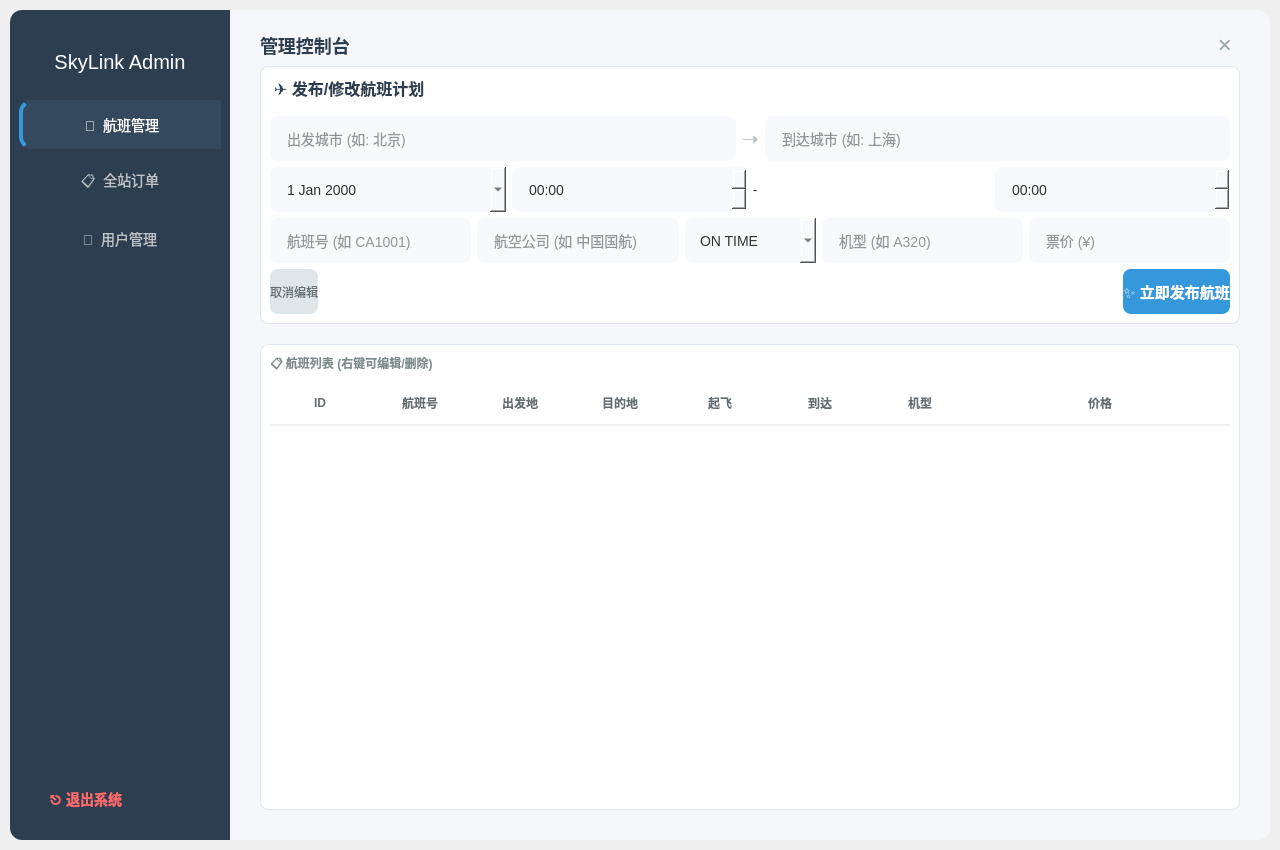
<?xml version="1.0" encoding="UTF-8"?>
<ui version="4.0">
 <class>AdminWindow</class>
 <widget class="QMainWindow" name="AdminWindow">
  <property name="geometry">
   <rect>
    <x>0</x>
    <y>0</y>
    <width>1280</width>
    <height>850</height>
   </rect>
  </property>
  <property name="windowTitle">
   <string>SkyLink Admin</string>
  </property>
  <widget class="QWidget" name="centralwidget">
   <property name="styleSheet">
    <string notr="true">#centralwidget { background: transparent; }</string>
   </property>
   <layout class="QHBoxLayout" name="horizontalLayout_Main">
    <property name="spacing">
     <number>0</number>
    </property>
    <property name="leftMargin">
     <number>10</number>
    </property>
    <property name="topMargin">
     <number>10</number>
    </property>
    <property name="rightMargin">
     <number>10</number>
    </property>
    <property name="bottomMargin">
     <number>10</number>
    </property>
    <item>
     <widget class="QWidget" name="sideBar" native="true">
      <property name="minimumSize">
       <size>
        <width>220</width>
        <height>0</height>
       </size>
      </property>
      <property name="maximumSize">
       <size>
        <width>220</width>
        <height>16777215</height>
       </size>
      </property>
      <property name="styleSheet">
       <string notr="true">background-color: #2c3e50; border-top-left-radius: 12px; border-bottom-left-radius: 12px;</string>
      </property>
      <layout class="QVBoxLayout" name="verticalLayout_Side">
       <property name="topMargin">
        <number>40</number>
       </property>
       <property name="bottomMargin">
        <number>30</number>
       </property>
       <item>
        <widget class="QLabel" name="label_Logo">
         <property name="styleSheet">
          <string notr="true">font-family: 'Arial Black'; font-size: 20px; color: #FFFFFF; margin-bottom: 20px;</string>
         </property>
         <property name="text">
          <string>SkyLink Admin</string>
         </property>
         <property name="alignment">
          <set>Qt::AlignmentFlag::AlignCenter</set>
         </property>
        </widget>
       </item>
       <item>
        <widget class="QToolButton" name="btnNavFlight">
         <property name="sizePolicy">
          <sizepolicy hsizetype="Expanding" vsizetype="Fixed">
           <horstretch>0</horstretch>
           <verstretch>0</verstretch>
          </sizepolicy>
         </property>
         <property name="cursor">
          <cursorShape>PointingHandCursor</cursorShape>
         </property>
         <property name="styleSheet">
          <string notr="true">QToolButton { border: none; background: transparent; color: #bdc3c7; font-size: 14px; padding: 12px 20px; text-align: left; }
QToolButton:checked { background-color: #34495e; color: #ffffff; border-left: 4px solid #3498db; }
QToolButton:hover { color: #ffffff; background-color: #34495e; }</string>
         </property>
         <property name="text">
          <string>🛫  航班管理</string>
         </property>
         <property name="checkable">
          <bool>true</bool>
         </property>
         <property name="checked">
          <bool>true</bool>
         </property>
         <property name="toolButtonStyle">
          <enum>Qt::ToolButtonStyle::ToolButtonTextBesideIcon</enum>
         </property>
        </widget>
       </item>
       <item>
        <widget class="QToolButton" name="btnNavOrder">
         <property name="sizePolicy">
          <sizepolicy hsizetype="Expanding" vsizetype="Fixed">
           <horstretch>0</horstretch>
           <verstretch>0</verstretch>
          </sizepolicy>
         </property>
         <property name="cursor">
          <cursorShape>PointingHandCursor</cursorShape>
         </property>
         <property name="styleSheet">
          <string notr="true">QToolButton { border: none; background: transparent; color: #bdc3c7; font-size: 14px; padding: 12px 20px; text-align: left; }
QToolButton:checked { background-color: #34495e; color: #ffffff; border-left: 4px solid #3498db; }
QToolButton:hover { color: #ffffff; background-color: #34495e; }</string>
         </property>
         <property name="text">
          <string>📋  全站订单</string>
         </property>
         <property name="checkable">
          <bool>true</bool>
         </property>
         <property name="toolButtonStyle">
          <enum>Qt::ToolButtonStyle::ToolButtonTextBesideIcon</enum>
         </property>
        </widget>
       </item>
       <item>
        <widget class="QToolButton" name="btnNavUser">
         <property name="sizePolicy">
          <sizepolicy hsizetype="Expanding" vsizetype="Fixed">
           <horstretch>0</horstretch>
           <verstretch>0</verstretch>
          </sizepolicy>
         </property>
         <property name="cursor">
          <cursorShape>PointingHandCursor</cursorShape>
         </property>
         <property name="styleSheet">
          <string notr="true">QToolButton { border: none; background: transparent; color: #bdc3c7; font-size: 14px; padding: 12px 20px; text-align: left; }
QToolButton:checked { background-color: #34495e; color: #ffffff; border-left: 4px solid #3498db; }
QToolButton:hover { color: #ffffff; background-color: #34495e; }</string>
         </property>
         <property name="text">
          <string>👥  用户管理</string>
         </property>
         <property name="checkable">
          <bool>true</bool>
         </property>
         <property name="toolButtonStyle">
          <enum>Qt::ToolButtonStyle::ToolButtonTextBesideIcon</enum>
         </property>
        </widget>
       </item>
       <item>
        <spacer name="verticalSpacer">
         <property name="orientation">
          <enum>Qt::Orientation::Vertical</enum>
         </property>
         <property name="sizeHint" stdset="0">
          <size>
           <width>20</width>
           <height>40</height>
          </size>
         </property>
        </spacer>
       </item>
       <item>
        <widget class="QPushButton" name="btnExit">
         <property name="cursor">
          <cursorShape>PointingHandCursor</cursorShape>
         </property>
         <property name="styleSheet">
          <string notr="true">QPushButton { text-align: left; padding-left: 30px; color: #ff6b6b; background: transparent; border: none; font-size: 14px; font-weight: bold; } QPushButton:hover { color: #ff5252; }</string>
         </property>
         <property name="text">
          <string>⎋ 退出系统</string>
         </property>
        </widget>
       </item>
      </layout>
     </widget>
    </item>
    <item>
     <widget class="QWidget" name="mainArea" native="true">
      <property name="styleSheet">
       <string notr="true">QWidget#mainArea { background-color: #f5f7fa; border-top-right-radius: 12px; border-bottom-right-radius: 12px; }
QLineEdit, QDateEdit, QTimeEdit, QComboBox {
    background-color: #f7f9fc; border: none; border-radius: 8px; padding: 12px 15px; font-size: 14px; color: #2d3436;
}
QLineEdit:focus, QDateEdit:focus, QTimeEdit:focus, QComboBox:focus {
    background-color: #ffffff; border: 2px solid #e1e8ed;
}</string>
      </property>
      <layout class="QVBoxLayout" name="verticalLayout_Main">
       <property name="leftMargin">
        <number>30</number>
       </property>
       <property name="topMargin">
        <number>20</number>
       </property>
       <property name="rightMargin">
        <number>30</number>
       </property>
       <property name="bottomMargin">
        <number>30</number>
       </property>
       <item>
        <layout class="QHBoxLayout" name="topBar">
         <item>
          <widget class="QLabel" name="label_Title">
           <property name="styleSheet">
            <string notr="true">font-size: 18px; color: #2c3e50; font-weight: bold;</string>
           </property>
           <property name="text">
            <string>管理控制台</string>
           </property>
          </widget>
         </item>
         <item>
          <spacer name="horizontalSpacer">
           <property name="orientation">
            <enum>Qt::Orientation::Horizontal</enum>
           </property>
           <property name="sizeHint" stdset="0">
            <size>
             <width>40</width>
             <height>20</height>
            </size>
           </property>
          </spacer>
         </item>
         <item>
          <widget class="QPushButton" name="btnClose">
           <property name="minimumSize">
            <size>
             <width>30</width>
             <height>30</height>
            </size>
           </property>
           <property name="maximumSize">
            <size>
             <width>30</width>
             <height>30</height>
            </size>
           </property>
           <property name="cursor">
            <cursorShape>PointingHandCursor</cursorShape>
           </property>
           <property name="styleSheet">
            <string notr="true">QPushButton { border: none; font-size: 24px; color: #95a5a6; background: transparent; } QPushButton:hover { color: #e74c3c; }</string>
           </property>
           <property name="text">
            <string>×</string>
           </property>
          </widget>
         </item>
        </layout>
       </item>
       <item>
        <widget class="QStackedWidget" name="m_mainStack">
         <property name="currentIndex">
          <number>0</number>
         </property>
         <widget class="QWidget" name="pageFlight">
          <layout class="QVBoxLayout" name="verticalLayout_2">
           <property name="spacing">
            <number>20</number>
           </property>
           <property name="leftMargin">
            <number>0</number>
           </property>
           <property name="topMargin">
            <number>0</number>
           </property>
           <property name="rightMargin">
            <number>0</number>
           </property>
           <property name="bottomMargin">
            <number>0</number>
           </property>
           <item>
            <widget class="QFrame" name="frame_FlightInput">
             <property name="styleSheet">
              <string notr="true">QFrame#frame_FlightInput { background-color: #ffffff; border-radius: 8px; border: 1px solid #e0e6ed; }</string>
             </property>
             <layout class="QVBoxLayout" name="verticalLayout_3">
              <item>
               <widget class="QLabel" name="label_FlightTitle">
                <property name="styleSheet">
                 <string notr="true">font-size: 16px; font-weight: bold; color: #2c3e50; margin-bottom: 10px;</string>
                </property>
                <property name="text">
                 <string>✈ 发布/修改航班计划</string>
                </property>
               </widget>
              </item>
              <item>
               <layout class="QHBoxLayout" name="horizontalLayout_2">
                <item>
                 <widget class="QLineEdit" name="m_inputOrigin">
                  <property name="minimumSize">
                   <size>
                    <width>0</width>
                    <height>45</height>
                   </size>
                  </property>
                  <property name="placeholderText">
                   <string>出发城市 (如: 北京)</string>
                  </property>
                 </widget>
                </item>
                <item>
                 <widget class="QLabel" name="label_arrow">
                  <property name="styleSheet">
                   <string notr="true">font-size: 20px; color: #b2bec3; font-weight: bold;</string>
                  </property>
                  <property name="text">
                   <string>➝</string>
                  </property>
                 </widget>
                </item>
                <item>
                 <widget class="QLineEdit" name="m_inputDest">
                  <property name="minimumSize">
                   <size>
                    <width>0</width>
                    <height>45</height>
                   </size>
                  </property>
                  <property name="placeholderText">
                   <string>到达城市 (如: 上海)</string>
                  </property>
                 </widget>
                </item>
               </layout>
              </item>
              <item>
               <layout class="QHBoxLayout" name="horizontalLayout_3">
                <item>
                 <widget class="QDateEdit" name="m_inputDate">
                  <property name="minimumSize">
                   <size>
                    <width>0</width>
                    <height>45</height>
                   </size>
                  </property>
                  <property name="calendarPopup">
                   <bool>true</bool>
                  </property>
                 </widget>
                </item>
                <item>
                 <widget class="QTimeEdit" name="m_inputDepTime">
                  <property name="minimumSize">
                   <size>
                    <width>0</width>
                    <height>45</height>
                   </size>
                  </property>
                  <property name="displayFormat">
                   <string>HH:mm</string>
                  </property>
                 </widget>
                </item>
                <item>
                 <widget class="QLabel" name="label_sep">
                  <property name="text">
                   <string>-</string>
                  </property>
                 </widget>
                </item>
                <item>
                 <widget class="QTimeEdit" name="m_inputArrTime">
                  <property name="minimumSize">
                   <size>
                    <width>0</width>
                    <height>45</height>
                   </size>
                  </property>
                  <property name="displayFormat">
                   <string>HH:mm</string>
                  </property>
                 </widget>
                </item>
               </layout>
              </item>
              <item>
               <layout class="QHBoxLayout" name="horizontalLayout_4">
                <item>
                 <widget class="QLineEdit" name="m_inputCode">
                  <property name="minimumSize">
                   <size>
                    <width>0</width>
                    <height>45</height>
                   </size>
                  </property>
                  <property name="placeholderText">
                   <string>航班号 (如 CA1001)</string>
                  </property>
                 </widget>
                </item>
                <item>
                 <widget class="QLineEdit" name="m_inputAirline">
                  <property name="minimumSize">
                   <size>
                    <width>0</width>
                    <height>45</height>
                   </size>
                  </property>
                  <property name="placeholderText">
                   <string>航空公司 (如 中国国航)</string>
                  </property>
                 </widget>
                </item>
                <item>
                 <widget class="QComboBox" name="m_inputStatus">
                  <property name="minimumSize">
                   <size>
                    <width>110</width>
                    <height>45</height>
                   </size>
                  </property>
                  <item>
                   <property name="text">
                    <string>ON TIME</string>
                   </property>
                  </item>
                  <item>
                   <property name="text">
                    <string>DELAYED</string>
                   </property>
                  </item>
                  <item>
                   <property name="text">
                    <string>CANCELLED</string>
                   </property>
                  </item>
                 </widget>
                </item>
                <item>
                 <widget class="QLineEdit" name="m_inputModel">
                  <property name="minimumSize">
                   <size>
                    <width>0</width>
                    <height>45</height>
                   </size>
                  </property>
                  <property name="placeholderText">
                   <string>机型 (如 A320)</string>
                  </property>
                 </widget>
                </item>
                <item>
                 <widget class="QLineEdit" name="m_inputPrice">
                  <property name="minimumSize">
                   <size>
                    <width>0</width>
                    <height>45</height>
                   </size>
                  </property>
                  <property name="placeholderText">
                   <string>票价 (¥)</string>
                  </property>
                 </widget>
                </item>
               </layout>
              </item>
              <item>
               <layout class="QHBoxLayout" name="horizontalLayout_5">
                <item>
                 <widget class="QPushButton" name="m_btnCancelFlight">
                  <property name="minimumSize">
                   <size>
                    <width>0</width>
                    <height>45</height>
                   </size>
                  </property>
                  <property name="visible">
                   <bool>false</bool>
                  </property>
                  <property name="styleSheet">
                   <string notr="true">QPushButton { background-color: #dfe6e9; color: #636e72; border-radius: 8px; border: none; } QPushButton:hover { background-color: #b2bec3; }</string>
                  </property>
                  <property name="text">
                   <string>取消编辑</string>
                  </property>
                 </widget>
                </item>
                <item>
                 <spacer name="horizontalSpacer_2">
                  <property name="orientation">
                   <enum>Qt::Orientation::Horizontal</enum>
                  </property>
                  <property name="sizeHint" stdset="0">
                   <size>
                    <width>40</width>
                    <height>20</height>
                   </size>
                  </property>
                 </spacer>
                </item>
                <item>
                 <widget class="QPushButton" name="m_btnCommitFlight">
                  <property name="minimumSize">
                   <size>
                    <width>0</width>
                    <height>45</height>
                   </size>
                  </property>
                  <property name="styleSheet">
                   <string notr="true">QPushButton { background-color: #3498db; color: white; border-radius: 8px; font-size: 15px; font-weight: bold; border: none; } QPushButton:hover { background-color: #2980b9; }</string>
                  </property>
                  <property name="text">
                   <string>✨ 立即发布航班</string>
                  </property>
                 </widget>
                </item>
               </layout>
              </item>
             </layout>
            </widget>
           </item>
           <item>
            <widget class="QFrame" name="frame_FlightTable">
             <property name="styleSheet">
              <string notr="true">QFrame#frame_FlightTable { background-color: #ffffff; border-radius: 8px; border: 1px solid #e0e6ed; }</string>
             </property>
             <layout class="QVBoxLayout" name="verticalLayout_4">
              <item>
               <widget class="QLabel" name="label_FlightList">
                <property name="styleSheet">
                 <string notr="true">font-weight: bold; color: #7f8c8d;</string>
                </property>
                <property name="text">
                 <string>📋 航班列表 (右键可编辑/删除)</string>
                </property>
               </widget>
              </item>
              <item>
               <widget class="QTableWidget" name="m_flightTable">
                <property name="styleSheet">
                 <string notr="true">QTableWidget { border: none; background: transparent; selection-background-color: #e3f2fd; selection-color: #2980b9; }
QHeaderView::section { background: white; border: none; border-bottom: 2px solid #f0f0f0; padding: 10px; font-weight: bold; color: #636e72; }</string>
                </property>
                <property name="editTriggers">
                 <set>QAbstractItemView::EditTrigger::NoEditTriggers</set>
                </property>
                <property name="alternatingRowColors">
                 <bool>true</bool>
                </property>
                <property name="selectionBehavior">
                 <enum>QAbstractItemView::SelectionBehavior::SelectRows</enum>
                </property>
                <property name="showGrid">
                 <bool>false</bool>
                </property>
                <attribute name="horizontalHeaderStretchLastSection">
                 <bool>true</bool>
                </attribute>
                <attribute name="verticalHeaderVisible">
                 <bool>false</bool>
                </attribute>
                <column>
                 <property name="text">
                  <string>ID</string>
                 </property>
                </column>
                <column>
                 <property name="text">
                  <string>航班号</string>
                 </property>
                </column>
                <column>
                 <property name="text">
                  <string>出发地</string>
                 </property>
                </column>
                <column>
                 <property name="text">
                  <string>目的地</string>
                 </property>
                </column>
                <column>
                 <property name="text">
                  <string>起飞</string>
                 </property>
                </column>
                <column>
                 <property name="text">
                  <string>到达</string>
                 </property>
                </column>
                <column>
                 <property name="text">
                  <string>机型</string>
                 </property>
                </column>
                <column>
                 <property name="text">
                  <string>价格</string>
                 </property>
                </column>
               </widget>
              </item>
             </layout>
            </widget>
           </item>
          </layout>
         </widget>
         <widget class="QWidget" name="pageOrder">
          <layout class="QVBoxLayout" name="verticalLayout_5">
           <property name="spacing">
            <number>20</number>
           </property>
           <property name="leftMargin">
            <number>0</number>
           </property>
           <property name="topMargin">
            <number>0</number>
           </property>
           <property name="rightMargin">
            <number>0</number>
           </property>
           <property name="bottomMargin">
            <number>0</number>
           </property>
           <item>
            <widget class="QFrame" name="frame_OrderInput">
             <property name="styleSheet">
              <string notr="true">QFrame#frame_OrderInput { background-color: #ffffff; border-radius: 8px; border: 1px solid #e0e6ed; }</string>
             </property>
             <layout class="QVBoxLayout" name="verticalLayout_6">
              <item>
               <widget class="QLabel" name="label_OrderTitle">
                <property name="styleSheet">
                 <string notr="true">font-size: 15px; font-weight: bold; color: #3498db;</string>
                </property>
                <property name="text">
                 <string>订单管理 / 编辑</string>
                </property>
               </widget>
              </item>
              <item>
               <layout class="QHBoxLayout" name="horizontalLayout_6">
                <item>
                 <widget class="QLineEdit" name="m_ordInputUser">
                  <property name="placeholderText">
                   <string>用户名</string>
                  </property>
                 </widget>
                </item>
                <item>
                 <widget class="QLineEdit" name="m_ordInputFlight">
                  <property name="placeholderText">
                   <string>航班号</string>
                  </property>
                 </widget>
                </item>
                <item>
                 <widget class="QLineEdit" name="m_ordInputRow">
                  <property name="maximumSize">
                   <size>
                    <width>60</width>
                    <height>16777215</height>
                   </size>
                  </property>
                  <property name="placeholderText">
                   <string>排</string>
                  </property>
                 </widget>
                </item>
                <item>
                 <widget class="QComboBox" name="m_ordInputCol">
                  <item>
                   <property name="text">
                    <string>A</string>
                   </property>
                  </item>
                  <item>
                   <property name="text">
                    <string>B</string>
                   </property>
                  </item>
                  <item>
                   <property name="text">
                    <string>C</string>
                   </property>
                  </item>
                  <item>
                   <property name="text">
                    <string>D</string>
                   </property>
                  </item>
                  <item>
                   <property name="text">
                    <string>E</string>
                   </property>
                  </item>
                  <item>
                   <property name="text">
                    <string>F</string>
                   </property>
                  </item>
                 </widget>
                </item>
                <item>
                 <widget class="QLineEdit" name="m_ordInputPrice">
                  <property name="placeholderText">
                   <string>金额</string>
                  </property>
                 </widget>
                </item>
                <item>
                 <widget class="QComboBox" name="m_ordInputStatus">
                  <item>
                   <property name="text">
                    <string>待支付</string>
                   </property>
                  </item>
                  <item>
                   <property name="text">
                    <string>已支付</string>
                   </property>
                  </item>
                  <item>
                   <property name="text">
                    <string>已取消</string>
                   </property>
                  </item>
                 </widget>
                </item>
                <item>
                 <widget class="QPushButton" name="m_btnCommitOrder">
                  <property name="styleSheet">
                   <string notr="true">background-color: #3498db; color: white; padding: 6px 15px; border-radius: 4px;</string>
                  </property>
                  <property name="text">
                   <string>创建订单</string>
                  </property>
                 </widget>
                </item>
                <item>
                 <widget class="QPushButton" name="m_btnCancelOrder">
                  <property name="visible">
                   <bool>false</bool>
                  </property>
                  <property name="styleSheet">
                   <string notr="true">background-color: #95a5a6; color: white; padding: 6px 15px; border-radius: 4px;</string>
                  </property>
                  <property name="text">
                   <string>取消</string>
                  </property>
                 </widget>
                </item>
               </layout>
              </item>
             </layout>
            </widget>
           </item>
           <item>
            <widget class="QFrame" name="frame_OrderTable">
             <property name="styleSheet">
              <string notr="true">QFrame#frame_OrderTable { background-color: #ffffff; border-radius: 8px; border: 1px solid #e0e6ed; }</string>
             </property>
             <layout class="QVBoxLayout" name="verticalLayout_7">
              <item>
               <widget class="QTableWidget" name="m_allOrdersTable">
                <property name="styleSheet">
                 <string notr="true">QTableWidget { border: none; } QHeaderView::section { background: #f8f9fa; border: none; padding: 8px; font-weight: bold; color: #5c6b77; }</string>
                </property>
                <property name="editTriggers">
                 <set>QAbstractItemView::EditTrigger::NoEditTriggers</set>
                </property>
                <property name="alternatingRowColors">
                 <bool>true</bool>
                </property>
                <property name="selectionBehavior">
                 <enum>QAbstractItemView::SelectionBehavior::SelectRows</enum>
                </property>
                <property name="showGrid">
                 <bool>false</bool>
                </property>
                <attribute name="horizontalHeaderStretchLastSection">
                 <bool>true</bool>
                </attribute>
                <attribute name="verticalHeaderVisible">
                 <bool>false</bool>
                </attribute>
                <column>
                 <property name="text">
                  <string>ID</string>
                 </property>
                </column>
                <column>
                 <property name="text">
                  <string>用户</string>
                 </property>
                </column>
                <column>
                 <property name="text">
                  <string>航班</string>
                 </property>
                </column>
                <column>
                 <property name="text">
                  <string>航线</string>
                 </property>
                </column>
                <column>
                 <property name="text">
                  <string>座位</string>
                 </property>
                </column>
                <column>
                 <property name="text">
                  <string>金额</string>
                 </property>
                </column>
                <column>
                 <property name="text">
                  <string>状态</string>
                 </property>
                </column>
                <column>
                 <property name="text">
                  <string>时间</string>
                 </property>
                </column>
               </widget>
              </item>
             </layout>
            </widget>
           </item>
          </layout>
         </widget>
         <widget class="QWidget" name="pageUser">
          <layout class="QVBoxLayout" name="verticalLayout_8">
           <property name="spacing">
            <number>20</number>
           </property>
           <property name="leftMargin">
            <number>0</number>
           </property>
           <property name="topMargin">
            <number>0</number>
           </property>
           <property name="rightMargin">
            <number>0</number>
           </property>
           <property name="bottomMargin">
            <number>0</number>
           </property>
           <item>
            <widget class="QFrame" name="frame_UserInput">
             <property name="styleSheet">
              <string notr="true">QFrame#frame_UserInput { background-color: #ffffff; border-radius: 8px; border: 1px solid #e0e6ed; }</string>
             </property>
             <layout class="QVBoxLayout" name="verticalLayout_9">
              <item>
               <widget class="QLabel" name="label_UserTitle">
                <property name="styleSheet">
                 <string notr="true">font-size: 15px; font-weight: bold; color: #3498db;</string>
                </property>
                <property name="text">
                 <string>用户账户管理</string>
                </property>
               </widget>
              </item>
              <item>
               <layout class="QHBoxLayout" name="horizontalLayout_7">
                <item>
                 <widget class="QLineEdit" name="m_userInputName">
                  <property name="placeholderText">
                   <string>用户名(必填)</string>
                  </property>
                 </widget>
                </item>
                <item>
                 <widget class="QLineEdit" name="m_userInputPass">
                  <property name="echoMode">
                   <enum>QLineEdit::EchoMode::Password</enum>
                  </property>
                  <property name="placeholderText">
                   <string>密码(新建必填)</string>
                  </property>
                 </widget>
                </item>
                <item>
                 <widget class="QLineEdit" name="m_userInputRealName">
                  <property name="placeholderText">
                   <string>真实姓名</string>
                  </property>
                 </widget>
                </item>
                <item>
                 <widget class="QLineEdit" name="m_userInputBalance">
                  <property name="maximumSize">
                   <size>
                    <width>80</width>
                    <height>16777215</height>
                   </size>
                  </property>
                  <property name="placeholderText">
                   <string>余额</string>
                  </property>
                 </widget>
                </item>
                <item>
                 <widget class="QComboBox" name="m_userInputRole">
                  <item>
                   <property name="text">
                    <string>普通用户</string>
                   </property>
                  </item>
                  <item>
                   <property name="text">
                    <string>管理员</string>
                   </property>
                  </item>
                 </widget>
                </item>
                <item>
                 <widget class="QPushButton" name="m_btnCommitUser">
                  <property name="styleSheet">
                   <string notr="true">background-color: #3498db; color: white; padding: 6px 15px; border-radius: 4px;</string>
                  </property>
                  <property name="text">
                   <string>添加用户</string>
                  </property>
                 </widget>
                </item>
                <item>
                 <widget class="QPushButton" name="m_btnCancelUser">
                  <property name="visible">
                   <bool>false</bool>
                  </property>
                  <property name="styleSheet">
                   <string notr="true">background-color: #95a5a6; color: white; padding: 6px 15px; border-radius: 4px;</string>
                  </property>
                  <property name="text">
                   <string>取消</string>
                  </property>
                 </widget>
                </item>
               </layout>
              </item>
             </layout>
            </widget>
           </item>
           <item>
            <widget class="QFrame" name="frame_UserTable">
             <property name="styleSheet">
              <string notr="true">QFrame#frame_UserTable { background-color: #ffffff; border-radius: 8px; border: 1px solid #e0e6ed; }</string>
             </property>
             <layout class="QVBoxLayout" name="verticalLayout_10">
              <item>
               <widget class="QTableWidget" name="m_userTable">
                <property name="styleSheet">
                 <string notr="true">QTableWidget { border: none; } QHeaderView::section { background: #f8f9fa; border: none; padding: 8px; font-weight: bold; color: #5c6b77; }</string>
                </property>
                <property name="editTriggers">
                 <set>QAbstractItemView::EditTrigger::NoEditTriggers</set>
                </property>
                <property name="alternatingRowColors">
                 <bool>true</bool>
                </property>
                <property name="selectionBehavior">
                 <enum>QAbstractItemView::SelectionBehavior::SelectRows</enum>
                </property>
                <property name="showGrid">
                 <bool>false</bool>
                </property>
                <attribute name="horizontalHeaderStretchLastSection">
                 <bool>true</bool>
                </attribute>
                <attribute name="verticalHeaderVisible">
                 <bool>false</bool>
                </attribute>
                <column>
                 <property name="text">
                  <string>ID</string>
                 </property>
                </column>
                <column>
                 <property name="text">
                  <string>用户名</string>
                 </property>
                </column>
                <column>
                 <property name="text">
                  <string>真实姓名</string>
                 </property>
                </column>
                <column>
                 <property name="text">
                  <string>账户余额</string>
                 </property>
                </column>
                <column>
                 <property name="text">
                  <string>角色</string>
                 </property>
                </column>
               </widget>
              </item>
             </layout>
            </widget>
           </item>
          </layout>
         </widget>
        </widget>
       </item>
      </layout>
     </widget>
    </item>
   </layout>
  </widget>
 </widget>
 <resources/>
 <connections>
  <connection>
   <sender>btnClose</sender>
   <signal>clicked()</signal>
   <receiver>AdminWindow</receiver>
   <slot>close()</slot>
   <hints>
    <hint type="sourcelabel">
     <x>1219</x>
     <y>55</y>
    </hint>
    <hint type="destinationlabel">
     <x>639</x>
     <y>424</y>
    </hint>
   </hints>
  </connection>
  <connection>
   <sender>btnExit</sender>
   <signal>clicked()</signal>
   <receiver>AdminWindow</receiver>
   <slot>close()</slot>
   <hints>
    <hint type="sourcelabel">
     <x>110</x>
     <y>790</y>
    </hint>
    <hint type="destinationlabel">
     <x>639</x>
     <y>424</y>
    </hint>
   </hints>
  </connection>
 </connections>
</ui>
